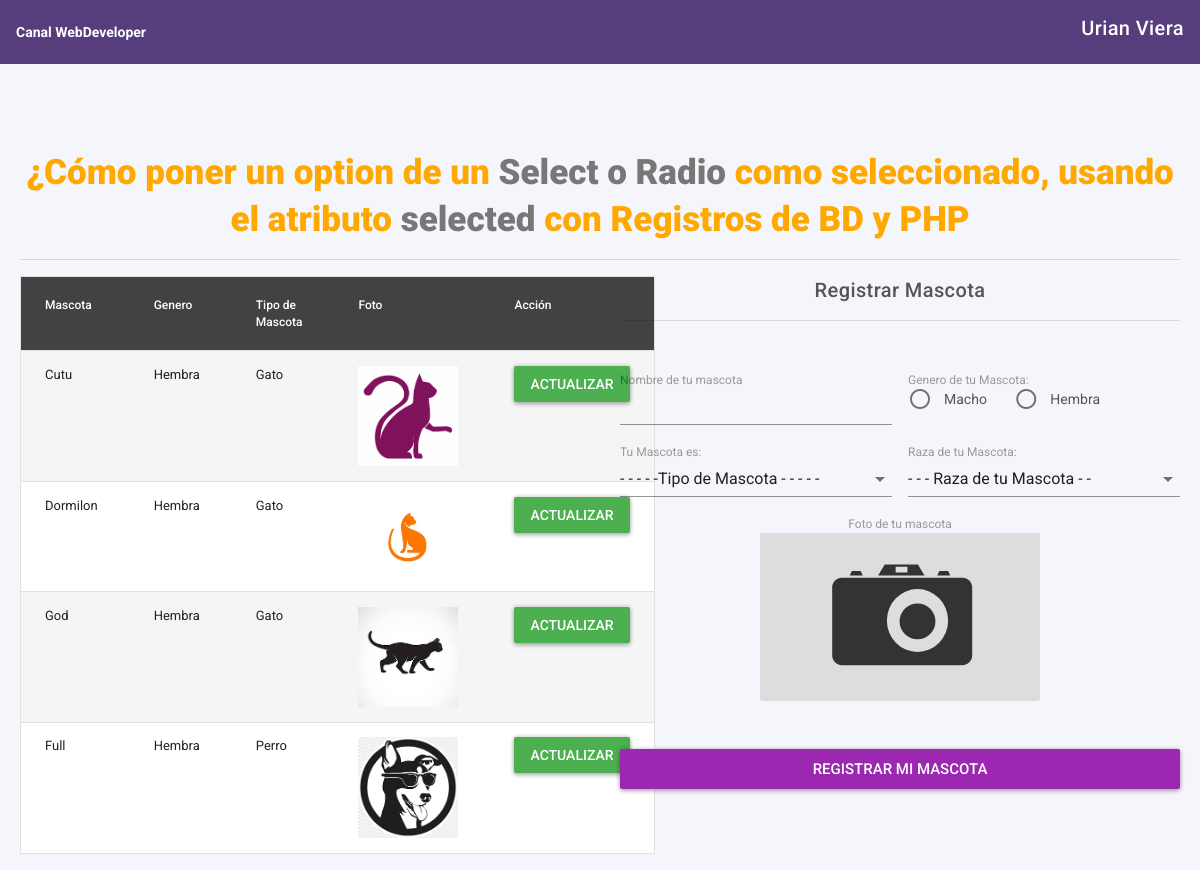
The page / on the database its author committed.
### tables this page shows
CREATE TABLE `mascotas` (
  `id` int(10) NOT NULL,
  `nombreMascota` varchar(250) DEFAULT NULL,
  `sexoMascota` varchar(50) DEFAULT NULL,
  `tipoMascota` varchar(50) DEFAULT NULL,
  `raza_mascota` varchar(150) DEFAULT NULL,
  `foto_mascota` varchar(100) DEFAULT NULL
);

### index.php (the view, shortened to what this page needs)
<!DOCTYPE html>
<html lang="es">
  <head>
    <link href="css/material.min.css" rel="stylesheet">
    <link rel="stylesheet" href="css/picnic.min.css">
    <link rel="stylesheet" href="css/cargando.css">
      <link rel="stylesheet" href="css/cssGenerales.css">
  </head>
  <body>
<nav class="navbar navbar-expand-lg navbar-light navbar-dark fixed-top" style="background-color: #563d7c !important;">
    <ul class="navbar-nav mr-auto collapse navbar-collapse">
      <li class="nav-item active">
        <a href="https://blogangular-c7858.web.app/">
        <strong style="color:#fff;">Canal WebDeveloper </strong>
        </a>
      </li>
    </ul>
    <div class="my-2 my-lg-0">
      <h5 class="navbar-brand">Urian Viera </h5>
    </div>
</nav>
<div class="container" style="max-width: 100% !important;">
<div class="row mb-5">
<div class="col-md-12">
  <h3 class="text-center">
    ¿Cómo poner un option de un <span style="color: #777;"> Select o Radio </span> como seleccionado,
    usando <br> el atributo <span style="color: #777;">selected </span> con Registros de BD y PHP
  </h3>
  <hr>
</div>
<div class="col-md-6">
<?php
include('config.php');
$sqlMascota = ("SELECT * FROM mascotas ORDER BY id ASC");
$queryMascota = mysqli_query($con, $sqlMascota);
?>
  <table class="table table-bordered table-striped">
  <thead class="thead-dark">
    <tr>
      <th>Mascota</th>
      <th>Genero</th>
      <th>Tipo de Mascota</th>
      <th>Foto</th>
      <th>Acción</th>
    </tr>
  </thead>
  <tbody>
  <?php
    while ($dataMascota = mysqli_fetch_array($queryMascota)) { ?>
    <tr>
      <td><?php echo $dataMascota['nombreMascota']; ?></td>
      <td><?php echo $dataMascota['sexoMascota']; ?></td>
      <td><?php echo $dataMascota['tipoMascota']; ?></td>
      <td><img src="<?php echo $dataMascota['foto_mascota']; ?>" alt="foto" style="width: 100px;"></td>
      <td><a href="index.php?updateMascota=1&idMascota=<?php echo $dataMascota['id']; ?>" class="btn btn-success">Actualizar</a></td>
    </tr>
  <?php } ?>
  </tbody>
</table>
</div>
<div class="col-md-6 mb-5">
  <h4 class="text-center">Registrar Mascota</h4>
  <hr class="mb-5">
  <?php
  if(isset($_REQUEST['updateMascota'])){
    include('UpdateMascota.php');
  }else{
    include('formMascota.php'); ?>
  <?php } ?>
</div>
</div>
</div>
  </body>
</html>

### formMascota.php (shortened to what this page needs)
<form name="MiForm" action="recibNuevaMascota.php" method="POST" enctype="multipart/form-data">
  <div class="form-row">
      <div class="form-group col-md-6">
        <label for="nombreMascota">Nombre de tu mascota</label>
        <input type="text" name="nombreMascota" class="form-control" required>
      </div>
    <div class="form-group col-md-6">
      <label for="sexo">Genero de tu Mascota:</label>
      <br>
      <div class="custom-control custom-radio custom-control-inline">
        <label class="custom-control-label" for="sexoMascotaM">Macho</label>
      </div>
      <div class="custom-control custom-radio custom-control-inline">
        <label class="custom-control-label" for="sexoMascotaH">Hembra</label>
      </div>
    </div>
  </div>
  <div class="form-row">
    <div class="form-group col-md-6">
      <label for="tipoMascota">Tu Mascota es:</label>
      <select class="form-control" name="tipoMascota" id="tipoMascota">
        <option>- - - - -Tipo de Mascota - - - - - </option>
      </select>
    </div>
    <div class="form-group col-md-6">
    <label for="raza_mascota">Raza de tu Mascota:</label>
    <select class="form-control" name="raza_mascota" id="raza_mascota">
        <option>- - - Raza de tu Mascota  - - </option>
      </select>
    </div>
  </div>
  <div class="row mb-5">
    <div class="col text-center">
    <label for="foto_mascota">Foto de tu mascota</label>
      <label class="dropimage text-center miniprofile">
      </label>
    </div>
  </div>
  <button type="submit" class="btn btn-primary btn-lg btn-block">Registrar mi mascota</button>
</form>

### css/cssGenerales.css (style rules this page uses)
body { height: 100vh; width: 100%; background-color: #F5F5FC !important; color: #555; }
h3 { font-size: 35px; font-weight: 900; color: #ffa900; margin-top: 150px; }

### rows shown on the page
mascotas: nombreMascota "Cutu", sexoMascota "Hembra", tipoMascota "Gato", foto_mascota (picture)
mascotas: nombreMascota "Dormilon", sexoMascota "Hembra", tipoMascota "Gato", foto_mascota (picture)
mascotas: nombreMascota "God", sexoMascota "Hembra", tipoMascota "Gato", foto_mascota (picture)
mascotas: nombreMascota "Full", sexoMascota "Hembra", tipoMascota "Perro", foto_mascota (picture)
